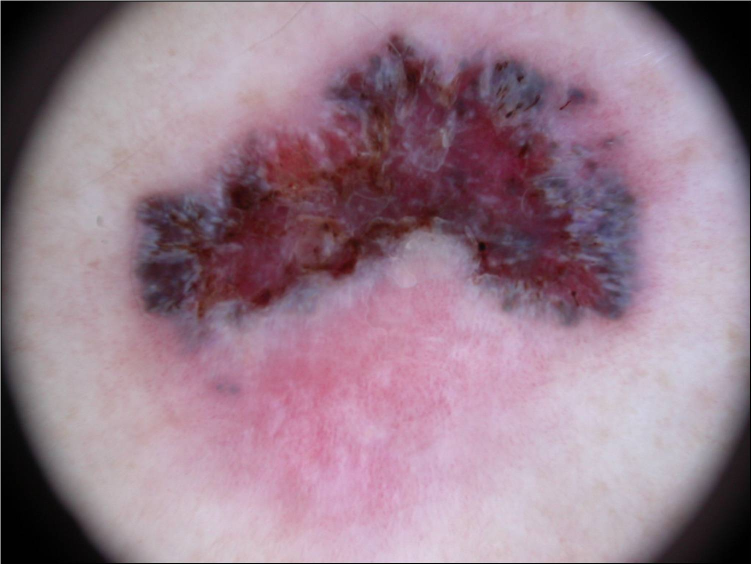
#> input picture djest1/1.jpg, 1503 x 1129 px (shown at 1/2 size); its folder holds only this picture in this run
$ python -i blue_veil.py   (imports and definitions only)
#> lines starting #> are read from the running program, lines starting #| are printed output that depends on the picture; after the words box and inside, x2 and y2 are one past the last pixel; in counts of white or black regions, pixels touching at a corner belong together
import cv2
from PIL import Image
import numpy as np
import os
import pandas as pd
from sklearn.model_selection import train_test_split
from sklearn.ensemble import RandomForestClassifier
from sklearn.metrics import classification_report, accuracy_score
from sklearn.ensemble import VotingClassifier, StackingClassifier
from sklearn.naive_bayes import GaussianNB
from sklearn.model_selection import GridSearchCV
from sklearn import svm
import pickle

# считаем rgb по вуали
def calculate_average_rgb_veil(image_array, threshold=10):
    # Используйте маску, чтобы определить область без черного цвета
    non_black_mask = np.all(image_array > threshold, axis=-1)

    # Примените маску к каналам RGB
    non_black_red = image_array[:,:,0][non_black_mask]
    non_black_green = image_array[:,:,1][non_black_mask]
    non_black_blue = image_array[:,:,2][non_black_mask]

    # Рассчет среднего значения для каждого канала
    average_red = np.mean(non_black_red)
    average_green = np.mean(non_black_green)
    average_blue = np.mean(non_black_blue)

    # Рассчет среднего отклонения для каждого канала
    std_red = np.std(non_black_red)
    std_green = np.std(non_black_green)
    std_blue = np.std(non_black_blue)

    return average_red, average_green, average_blue, std_red, std_green, std_blue

# считаем hsv по вуали
def calculate_average_hsv_veil(image_array, threshold=10):
    # Преобразование RGB в HSV
    hsv_image = cv2.cvtColor(image_array, cv2.COLOR_RGB2HSV)

    # Используйте маску, чтобы определить область без черного цвета
    non_black_mask = np.all(image_array > threshold, axis=-1)

    # Примените маску к каналам HSV
    non_black_hue = hsv_image[:, :, 0][non_black_mask]
    non_black_saturation = hsv_image[:, :, 1][non_black_mask]
    non_black_value = hsv_image[:, :, 2][non_black_mask]

    # Рассчет среднего значения для каждого канала
    average_hue = np.mean(non_black_hue)
    average_saturation = np.mean(non_black_saturation)
    average_value = np.mean(non_black_value)

    # Рассчет среднего отклонения для каждого канала
    std_hue = np.std(non_black_hue)
    std_saturation = np.std(non_black_saturation)
    std_value = np.std(non_black_value)

    return average_hue, average_saturation, average_value, std_hue, std_saturation, std_value


def calculate_non_black_area(veil_img, mel_img):
    image1 = veil_img
    image2 = mel_img
    # Преобразование изображения в оттенки серого
    gray_image1 = cv2.cvtColor(image1, cv2.COLOR_BGR2GRAY)
    gray_image2 = cv2.cvtColor(image2, cv2.COLOR_BGR2GRAY)
    # Бинаризация изображения
    _, binary_image1 = cv2.threshold(gray_image1, 1, 255, cv2.THRESH_BINARY)
    _, binary_image2 = cv2.threshold(gray_image2, 1, 255, cv2.THRESH_BINARY)
    # Вычисление площади области, где нет черного цвета
    non_black_area1 = cv2.countNonZero(binary_image1)
    non_black_area2 = cv2.countNonZero(binary_image2)
    percentage = non_black_area1/non_black_area2
    return percentage


def process_image(image_path):
    def do_nothing():
        pass

    # create slider here
    cv2.namedWindow("Slider")
    cv2.resizeWindow("Slider", 400, 300)
    cv2.createTrackbar("Hue Min", "Slider", 0, 179, do_nothing)  # Hue range is 0-179 in OpenCV
    cv2.createTrackbar("Hue Max", "Slider", 179, 179, do_nothing)
    cv2.createTrackbar("Saturation Min", "Slider", 0, 255, do_nothing)
    cv2.createTrackbar("Saturation Max", "Slider", 255, 255, do_nothing)
    cv2.createTrackbar("Value Min", "Slider", 0, 255, do_nothing)
    cv2.createTrackbar("Value Max", "Slider", 255, 255, do_nothing)

    img = cv2.imread(image_path)
    img = cv2.resize(img, (400, 300))
    # convert to HSV image
    hsv_img = cv2.cvtColor(img, cv2.COLOR_BGR2HSV)

    while True:
        hue_min = cv2.getTrackbarPos("Hue Min", "Slider")
        hue_max = cv2.getTrackbarPos("Hue Max", "Slider")
        sat_min = cv2.getTrackbarPos("Saturation Min", "Slider")
        sat_max = cv2.getTrackbarPos("Saturation Max", "Slider")
        val_min = cv2.getTrackbarPos("Value Min", "Slider")
        val_max = cv2.getTrackbarPos("Value Max", "Slider")

        # set bounds
        lower_bound = np.array([hue_min, sat_min, val_min])
        upper_bound = np.array([hue_max, sat_max, val_max])

        # create mask
        mask = cv2.inRange(hsv_img, lower_bound, upper_bound)

        resulting_img = cv2.bitwise_and(img, img, mask=mask)

        stacked_imgs = np.hstack([img, resulting_img])

        # create a stacked image of the original and the HSV one.
        cv2.imshow("Image", stacked_imgs)

        if cv2.waitKey(1) & 0xFF == ord("q"):
            # Save processed image to output folder
            processed_image_path = f"processed_{image_path}"
            cv2.imwrite(processed_image_path, resulting_img)
            print("Processed image saved as:", processed_image_path)
            break

    cv2.destroyAllWindows()
    return resulting_img


def count_characteristics(image_path):
    characters = {}

    veil_img = process_image(image_path)
#> in process_image, img is the input picture: shape (1129, 1503, 3); mean B, G, R 140.2, 125.2, 151.9
#> in process_image, `img = cv2.resize(img, (400, 300))`:
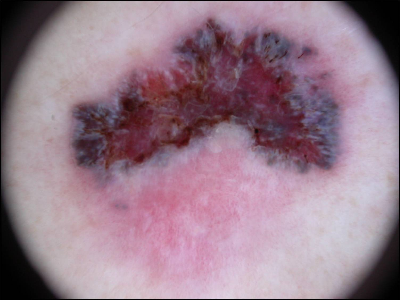
#> img: shape (300, 400, 3); mean B, G, R 139.1, 124.1, 150.8
#> in process_image, `hsv_img = cv2.cvtColor(img, cv2.COLOR_BGR2HSV)`: hsv_img: shape (300, 400, 3); mean H, S, V 150.7, 52.4, 151.7
#> in process_image, `mask = cv2.inRange(hsv_img, lower_bound, upper_bound)`: mask: shape (300, 400); every value is 255
#> in process_image, `stacked_imgs = np.hstack([img, resulting_img])`:
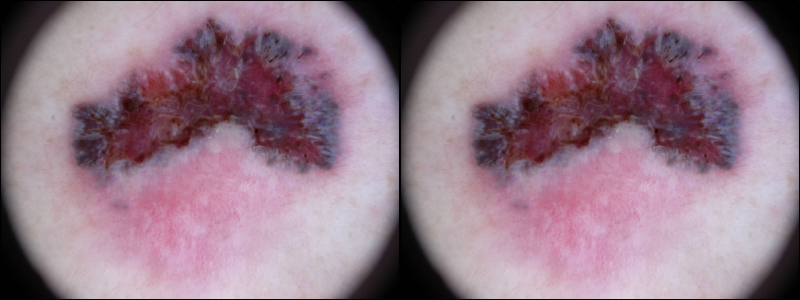
#> stacked_imgs: shape (300, 800, 3); mean B, G, R 139.1, 124.1, 150.8
#> (key q is pressed here)
    veil_avg_red, veil_avg_green, veil_avg_blue, veil_std_red, veil_std_green, veil_std_blue = calculate_average_rgb_veil(veil_img)
#> in calculate_average_rgb_veil, `non_black_mask = np.all(image_array > threshold, axis=-1)`:
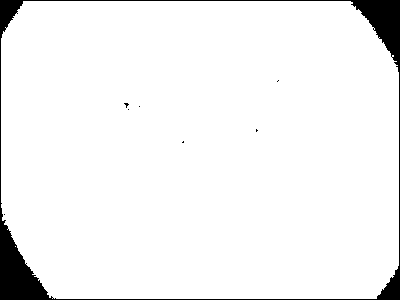
#> non_black_mask: shape (300, 400) bool; 95.3% white; 8 black regions (7 under 20 px), largest, box (x1, y1, x2, y2) and area: (0, 0, 400, 300) 5632
#> in calculate_average_rgb_veil, `average_red = np.mean(non_black_red)`: average_red = 145.7
#> in calculate_average_rgb_veil, `average_green = np.mean(non_black_green)`: average_green = 130.1
#> in calculate_average_rgb_veil, `average_blue = np.mean(non_black_blue)`: average_blue = 158
#> in calculate_average_rgb_veil, `std_red = np.std(non_black_red)`: std_red = 54.62
#> in calculate_average_rgb_veil, `std_green = np.std(non_black_green)`: std_green = 52.79
#> in calculate_average_rgb_veil, `std_blue = np.std(non_black_blue)`: std_blue = 50.98
#> veil_avg_red = 145.7; veil_avg_green = 130.1; veil_avg_blue = 158; veil_std_red = 54.62; veil_std_green = 52.79; veil_std_blue = 50.98
    veil_avg_hue, veil_avg_value, veil_avg_saturation, veil_std_hue, veil_std_value, veil_std_saturation = calculate_average_hsv_veil(veil_img)
#> in calculate_average_hsv_veil, `hsv_image = cv2.cvtColor(image_array, cv2.COLOR_RGB2HSV)`: hsv_image: shape (300, 400, 3); mean H, S, V 133.8, 52.4, 151.7
#> in calculate_average_hsv_veil, `average_hue = np.mean(non_black_hue)`: average_hue = 138.6
#> in calculate_average_hsv_veil, `average_saturation = np.mean(non_black_saturation)`: average_saturation = 52.66
#> in calculate_average_hsv_veil, `average_value = np.mean(non_black_value)`: average_value = 159
#> in calculate_average_hsv_veil, `std_hue = np.std(non_black_hue)`: std_hue = 15.03
#> in calculate_average_hsv_veil, `std_saturation = np.std(non_black_saturation)`: std_saturation = 38.81
#> in calculate_average_hsv_veil, `std_value = np.std(non_black_value)`: std_value = 50.84
#> veil_avg_hue = 138.6; veil_avg_value = 52.66; veil_avg_saturation = 159; veil_std_hue = 15.03; veil_std_value = 38.81; veil_std_saturation = 50.84

    mel_img = process_image(image_path)
#> (key Esc is pressed here)
    mel_avg_red, mel_avg_green, mel_avg_blue, mel_std_red, mel_std_green, mel_std_blue = calculate_average_rgb_veil(mel_img)
#> mel_avg_red = 145.7; mel_avg_green = 130.1; mel_avg_blue = 158; mel_std_red = 54.62; mel_std_green = 52.79; mel_std_blue = 50.98
    mel_avg_hue, mel_avg_value, mel_avg_saturation, mel_std_hue, mel_std_value, mel_std_saturation = calculate_average_hsv_veil(mel_img)
#> mel_avg_hue = 138.6; mel_avg_value = 52.66; mel_avg_saturation = 159; mel_std_hue = 15.03; mel_std_value = 38.81; mel_std_saturation = 50.84

    percentage = calculate_non_black_area(veil_img, mel_img)
#> in calculate_non_black_area, `gray_image1 = cv2.cvtColor(image1, cv2.COLOR_BGR2GRAY)`:
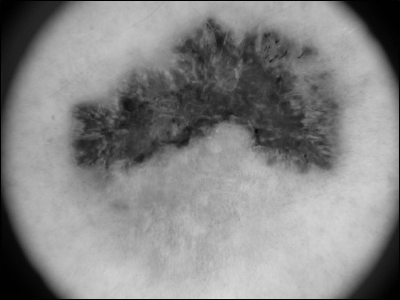
#> gray_image1: shape (300, 400); min 0, max 217, mean 133.8
#> in calculate_non_black_area, `_, binary_image1 = cv2.threshold(gray_image1, 1, 255, cv2.THRESH_BINARY)`:
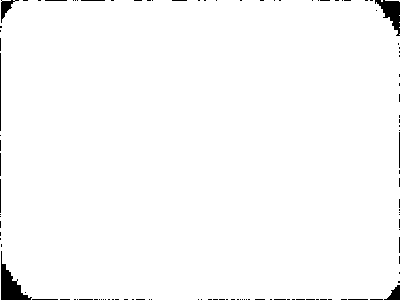
#> binary_image1: shape (300, 400); 98.4% white; 115 black regions (103 under 20 px), largest, box (x1, y1, x2, y2) and area: (1, 251, 32, 300) 570, (375, 0, 400, 36) 423, (1, 0, 19, 23) 147
#> in calculate_non_black_area, `non_black_area1 = cv2.countNonZero(binary_image1)`: non_black_area1 = 118063
#> in calculate_non_black_area, `percentage = non_black_area1/non_black_area2`: percentage = 1
#> percentage = 1

    characters['Percentage'] = percentage

    characters['Average_Red'] = veil_avg_red
    characters['Average_Green'] = veil_avg_green
    characters['Average_Blue'] = veil_avg_blue

    characters['Std_Red'] = veil_std_red
    characters['Std_Green'] = veil_std_green
    characters['Std_Blue'] = veil_std_blue

    characters['Average_Hue'] = veil_avg_hue
    characters['Average_Saturation'] = veil_avg_value
    characters['Average_Value'] = veil_avg_saturation

    characters['Std_Hue'] = veil_std_hue
    characters['Std_Saturation'] = veil_std_value
    characters['Std_Value'] = veil_std_saturation

    # characters['mel_avg_red'] = mel_avg_red
    # characters['mel_avg_green'] = mel_avg_green
    # characters['mel_avg_blue'] = mel_avg_blue
    #
    # characters['mel_std_red'] = mel_std_red
    # characters['mel_std_green'] = mel_std_green
    # characters['mel_std_blue'] = mel_std_blue
    #
    # characters['mel_avg_hue'] = mel_avg_hue
    # characters['mel_avg_value'] = mel_avg_value
    # characters['mel_avg_saturation'] = mel_avg_saturation
    #
    # characters['mel_std_hue'] = mel_std_hue
    # characters['mel_std_value'] = mel_std_value
    # characters['mel_std_saturation'] = mel_std_saturation

    return characters


# [116 lines left out: functions create_df, create_model, first_pred, fast_pred, not called in this run]

>>> result = count_characteristics('djest1/1.jpg')
#> result = 13 items

$ run again, on djest1/10.jpg
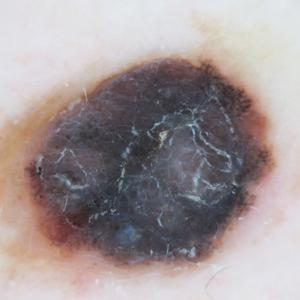
#> input picture djest1/10.jpg, 300 x 300 px
#> in process_image, img is the input picture: shape (300, 300, 3); mean B, G, R 151.7, 150.9, 161.8
#> img: shape (300, 400, 3)
#> hsv_img: shape (300, 400, 3); mean H, S, V 95.3, 32.2, 165.2
#> mask: shape (300, 400); every value is 255
#> in process_image, `stacked_imgs = np.hstack([img, resulting_img])`:
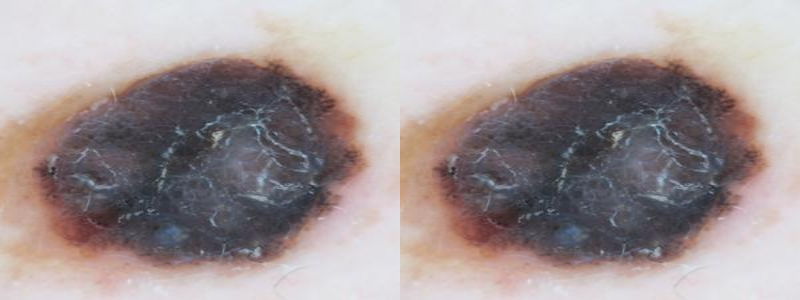
#> stacked_imgs: shape (300, 800, 3); mean B, G, R 151.8, 150.9, 161.8
#> non_black_mask: shape (300, 400) bool; every value is 1
#> average_red = 151.8
#> average_green = 150.9
#> average_blue = 161.8
#> std_red = 62.37
#> std_green = 64.19
#> std_blue = 63.95
#> veil_avg_red = 151.8; veil_avg_green = 150.9; veil_avg_blue = 161.8; veil_std_red = 62.37; veil_std_green = 64.19; veil_std_blue = 63.95
#> hsv_image: shape (300, 400, 3); mean H, S, V 105.3, 32.2, 165.2
#> average_hue = 105.3
#> average_saturation = 32.22
#> average_value = 165.2
#> std_hue = 56.49
#> std_saturation = 27.28
#> std_value = 61.65
#> veil_avg_hue = 105.3; veil_avg_value = 32.22; veil_avg_saturation = 165.2; veil_std_hue = 56.49; veil_std_value = 27.28; veil_std_saturation = 61.65
#> mel_avg_red = 151.8; mel_avg_green = 150.9; mel_avg_blue = 161.8; mel_std_red = 62.37; mel_std_green = 64.19; mel_std_blue = 63.95
#> mel_avg_hue = 105.3; mel_avg_value = 32.22; mel_avg_saturation = 165.2; mel_std_hue = 56.49; mel_std_value = 27.28; mel_std_saturation = 61.65
#> in calculate_non_black_area, `gray_image1 = cv2.cvtColor(image1, cv2.COLOR_BGR2GRAY)`:
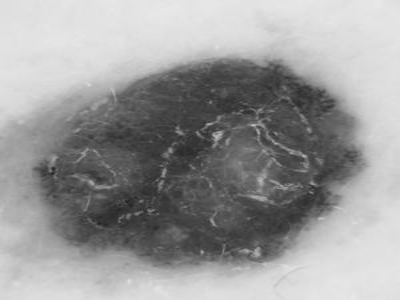
#> gray_image1: shape (300, 400); min 31, max 232, mean 154.3
#> non_black_area1 = 120000
#> in calculate_non_black_area, `percentage = non_black_area1/non_black_area2`: percentage = 1
#> result = 13 items

$ run again, on djest1/11.jpg
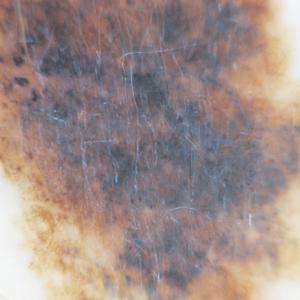
#> input picture djest1/11.jpg, 300 x 300 px
#> in process_image, img is the input picture: shape (300, 300, 3); mean B, G, R 136, 140.6, 158.4
#> img: shape (300, 400, 3)
#> hsv_img: shape (300, 400, 3); mean H, S, V 81.9, 44.2, 160.9
#> mask: shape (300, 400); every value is 255
#> in process_image, `stacked_imgs = np.hstack([img, resulting_img])`:
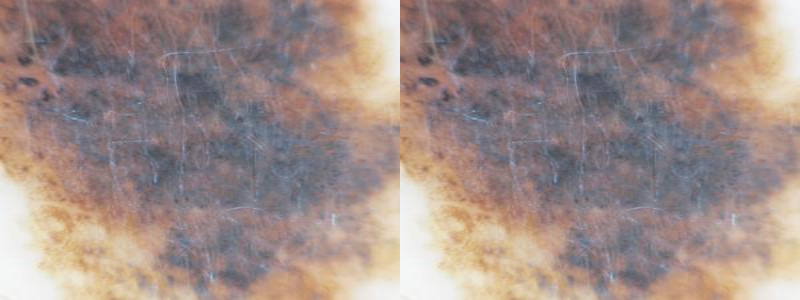
#> stacked_imgs: shape (300, 800, 3); mean B, G, R 136.1, 140.6, 158.5
#> non_black_mask: shape (300, 400) bool; every value is 1
#> average_red = 136.1
#> average_green = 140.6
#> average_blue = 158.5
#> std_red = 31.63
#> std_green = 39.46
#> std_blue = 43.23
#> veil_avg_red = 136.1; veil_avg_green = 140.6; veil_avg_blue = 158.5; veil_std_red = 31.63; veil_std_green = 39.46; veil_std_blue = 43.23
#> hsv_image: shape (300, 400, 3); mean H, S, V 110.5, 44.2, 160.9
#> average_hue = 110.5
#> average_saturation = 44.22
#> average_value = 160.9
#> std_hue = 43.23
#> std_saturation = 25.33
#> std_value = 40.87
#> veil_avg_hue = 110.5; veil_avg_value = 44.22; veil_avg_saturation = 160.9; veil_std_hue = 43.23; veil_std_value = 25.33; veil_std_saturation = 40.87
#> mel_avg_red = 136.1; mel_avg_green = 140.6; mel_avg_blue = 158.5; mel_std_red = 31.63; mel_std_green = 39.46; mel_std_blue = 43.23
#> mel_avg_hue = 110.5; mel_avg_value = 44.22; mel_avg_saturation = 160.9; mel_std_hue = 43.23; mel_std_value = 25.33; mel_std_saturation = 40.87
#> in calculate_non_black_area, `gray_image1 = cv2.cvtColor(image1, cv2.COLOR_BGR2GRAY)`:
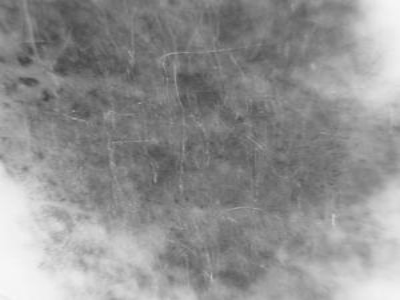
#> gray_image1: shape (300, 400); min 68, max 249, mean 145.5
#> non_black_area1 = 120000
#> in calculate_non_black_area, `percentage = non_black_area1/non_black_area2`: percentage = 1
#> result = 13 items
